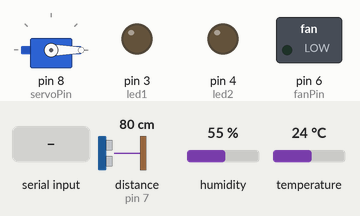
The sketch below on a simulated Arduino Uno, built with avr-gcc and run on an emulated ATmega328P. On the bench: servo, switched loads named in the sketch (green lamp = pin HIGH), output pins drawn as LEDs (lit = HIGH). Inputs (shaded band) come from the test bench; at power-on: temperature 24 °C, distance to the obstacle (sensor on pin 7) 80 cm, humidity 55 %. The echo pulse lasts 58.3 µs per cm; pins used as bus, display or sensor lines are not drawn; what the sketch prints to the serial monitor is not drawn.

Above: at 1.2 s.
1.3 s: "1:\n" received over the second serial link
At 2.3 s:
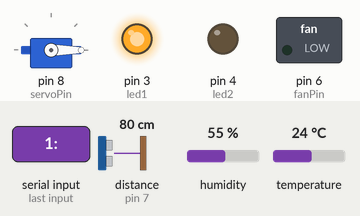
2.8 s: temperature set to 26 °C
At 4.1 s:
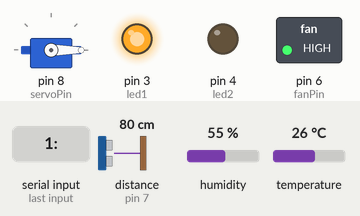
4.8 s: "1:90\n" received over the second serial link
At 6.6 s:
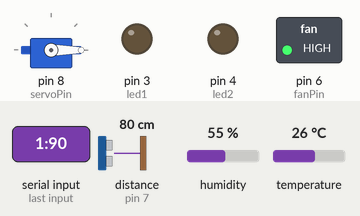
7.3 s: "2:90\n" received over the second serial link
At 8.3 s:
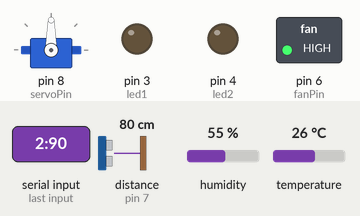
8.8 s: "3\n" received over the second serial link
At 10.0 s:
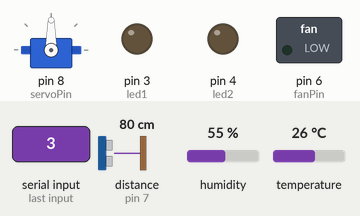
10.3 s: "2:\n" received over the second serial link
At 11.1 s:
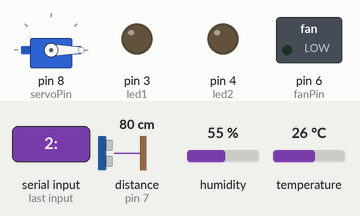
Timing chart, 0 to 12.8 s (numbered marks = the images above; inputs shaded):
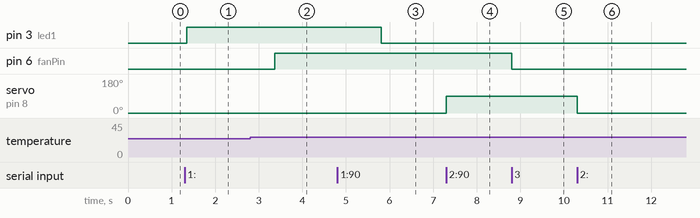

The sketch:

Satelite.ino
```cpp
#include <DHT.h>
#include <SoftwareSerial.h>
#include <Servo.h>
#include <stdbool.h>

#define DHTPIN 2
#define DHTTYPE DHT11

DHT dht(DHTPIN, DHTTYPE);
SoftwareSerial mySerial(10, 11);

Servo miServo;

// === CHECKSUM + VALIDACIÓN ===
uint8_t CheckSum(String msg) {
  uint16_t suma = 0;
  for (int i = 0; i < msg.length(); i++) suma += (uint8_t)msg[i];
  return suma % 256;
}

bool validarMensaje(const String &mensaje, String &contenido) {
  int pos = mensaje.indexOf('|');
  if (pos < 0) return false;
  String cuerpo = mensaje.substring(0, pos);
  int chkRecibido = mensaje.substring(pos + 1).toInt();
  int chkCalculado = CheckSum(cuerpo);
  if (chkRecibido == chkCalculado) {
    contenido = cuerpo;
    return true;
  }
  return false;
}

// === Pines ===
const int led1 = 3;
const int led2 = 4;
const int trigPin = 9;
const int echoPin = 7;
const int servoPin = 8;
const int fanPin = 6; // en teoria son distintos pero solo tenemos un ventilador
const int fanPinvel = 6;

int radarActivo = 0;
int velocidadGiro = 25;
int posActual = 0;
int direccion = 1;
int tiempo = 3000;

int n = 0;
float temp = 0.0;
float hum = 0.0;
float tempmax = 25.00;
float valvel = 0;
float vel = 0;
int cantmedias = 4;


unsigned long proxtiempo = 0;
unsigned long led1tiempo = 0;
unsigned long led2tiempo = 0;
unsigned long tiempolect = 0;
unsigned long tiempoventvel=0;

String data = "";

int controlth = 0;
int servomotor = 0;
int leer = 0;

bool mediaensatelite = true;
bool velactiva = false;

void setup() {
  mySerial.begin(9600);
  Serial.begin(9600);
  dht.begin();

  pinMode(led1, OUTPUT);
  pinMode(led2, OUTPUT);
  pinMode(trigPin, OUTPUT);
  pinMode(echoPin, INPUT);
  pinMode(fanPin, OUTPUT);
  pinMode(fanPinvel, OUTPUT);


  miServo.attach(servoPin);
  miServo.write(posActual);
  Serial.println("Controlador iniciado.");
}

void loop() {

  // ============================================
  // RECEPCIÓN CON VALIDACIÓN CHECKSUM
  // ============================================
  if (mySerial.available()) {
    data = mySerial.readStringUntil('\n');
    data.trim();

    String contenido = "";
    if (!validarMensaje(data, contenido)) {
      return;  // ignorar comando corrupto
    }
    data = contenido;  // usar el cuerpo limpio
  }

  // ====== COMANDOS DE CONTROL ======
  if (data.startsWith("1:")) {
    tiempo = (1000 * data.substring(2).toInt());
    controlth = 1;
    // modifica el tiempo de lectura de datos de tyh
  }

  if (data.startsWith("2:")) {
    int ang = data.substring(2).toInt();
    miServo.write(ang);
    posActual = ang;
    radarActivo = 1;
    servomotor = 0;
    // Mueve el servo a un angulo especifico
  }

  if (data == "3") {
    controlth = 0;
    data = "";
    // para el envio de tyh
  }

  if (data == "4") {
    controlth = 1;
    proxtiempo = millis() + tiempo;
    data = "";
    // reanuda el envio de tyh
  }
  if (data.startsWith("8:")) {
      tempmax = (data.substring(2).toFloat());
      controlth = true;
      // modificamos la temp max
    }
  // ============================================
  // ENVÍO PERIÓDICO T/H CON CHECKSUM
  // ============================================
  if (controlth == 1 && millis() >= proxtiempo) {

    float h = dht.readHumidity();
    float t = dht.readTemperature();

    if (isnan(h) || isnan(t)) {

      String cuerpo = "3";
      uint8_t chk = CheckSum(cuerpo);
      mySerial.print(cuerpo); mySerial.print("|"); mySerial.println(chk);

      digitalWrite(led2, HIGH);
      led2tiempo = millis();
    // hacemos que en cuanto haga un error de lectura informe a tierra
    } else {

      if (mediaensatelite == false) {

        String cuerpo = "1:" + String(h) + ":" + String(t);
        uint8_t chk = CheckSum(cuerpo);
        mySerial.print(cuerpo); mySerial.print("|"); mySerial.println(chk);

        digitalWrite(led1, HIGH);
        led1tiempo = millis();

      } else {

        temp += t;
        hum += h;
        n++;

        if (n == cantmedias) {
          // calcula las medias
          // si la media de temp es mayor a lo deseado enciende el refrigerador
          float avgTemp = temp / (float)cantmedias;
          float avgHum = hum / (float)cantmedias;
          if (avgTemp >= tempmax){
              digitalWrite(fanPin, HIGH);
          } if (avgTemp < tempmax){
              digitalWrite(fanPin, LOW);
          }

          String cuerpo = "M:" + String(avgHum) + ":" + String(avgTemp);
          uint8_t chk = CheckSum(cuerpo);
          mySerial.print(cuerpo); mySerial.print("|"); mySerial.println(chk);

          temp = 0.0;
          hum = 0.0;
          n = 0;
          digitalWrite(led1, HIGH);
          led1tiempo = millis();


        }

      }
    }

    proxtiempo = millis() + tiempo;
  }

  if (data.startsWith("S")) {
    mediaensatelite = true;
    controlth = true;
    // media en satelite
  }
  if (data.startsWith("T")) {
    mediaensatelite = false;
    digitalWrite(fanPin, LOW);
    controlth = true;
    // media en tierra, apaga el refrigerador, a partir de ahora lo maneja tierra
  }
  if (data.startsWith("G")){
    // simula que hemos perdido el satelite asi que lo apagamos todo
    digitalWrite(fanPin, LOW);
    digitalWrite(fanPinvel, LOW);
    digitalWrite(led2, LOW);
    digitalWrite(led1, LOW);
    while (true) {
      // generamos un bucle infinito para simular que hemos perdido el satelite
      // ahora responderá a ningun mensaje, ahora mismo no tiene ninguna utilidad
    }


  }

  if(data.startsWith("F")){
    digitalWrite(fanPin, HIGH); // Fan encendido, desde tierra
  }
  if(data.startsWith("N:") || controlth == false ){
    digitalWrite(fanPin, LOW); // Fan apagado, desde tierra
  }
  if (data.startsWith("V:") || velactiva == true) {
    velactiva = true;
    vel = (data.substring(2).toInt());
    valvel = (vel*25); // restamos 25 para ajustar las inexactitudes del potenciometro (no interpreta bien la vel = 0)
    digitalWrite(fanPinvel, valvel); // Fan encendido
  }
  if (data.startsWith("P:") || data.startsWith("G")){
    velactiva = false;
    digitalWrite(fanPinvel, 0); // Fanvel  apagado, desde tierra
  }
  // controles de tiempo para los leds
  if (led1tiempo != 0 && (millis() - led1tiempo >= 1000)) {
    digitalWrite(led1, LOW);
    led1tiempo = 0;
  }

  if (led2tiempo != 0 && (millis() - led2tiempo >= 1000)) {
    digitalWrite(led2, LOW);
    led2tiempo = 0;
  }

  if (data == "5") {
    radarActivo = 1;
    servomotor = 1;
    // activamos el radar con el barrido
  }

  if (data == "6") {
    servomotor = 0;
    radarActivo = 0;
    // desactivamos el radar y el barrido

  }

  // ============================================
  // RADAR CON CHECKSUM (A: y D:)
  // ============================================
  if (radarActivo){
    if (millis() - tiempolect >= 3000) {

      if (servomotor == 1) {
      miServo.write(posActual);
      }
      int anguloLectura = posActual;

      digitalWrite(trigPin, LOW);
      delayMicroseconds(2);
      digitalWrite(trigPin, HIGH);
      delayMicroseconds(10);
      digitalWrite(trigPin, LOW);

      long duracion = pulseIn(echoPin, HIGH, 20000);
      long distancia = (duracion == 0) ? -1 : duracion / 58;

      if (distancia == -1) {

        String cuerpo = "D:Error";
        uint8_t chk = CheckSum(cuerpo);
        mySerial.print(cuerpo); mySerial.print("|"); mySerial.println(chk);

      } else {

        if (distancia <= 10) {// hacemos que procese aqui si hay algo muy cerca
          String cuerpo = "A:" + String(anguloLectura) + ":" + String(distancia);
          uint8_t chk = CheckSum(cuerpo);
          mySerial.print(cuerpo); mySerial.print("|"); mySerial.println(chk);
        } else {
          String cuerpo = "D:" + String(anguloLectura) + ":" + String(distancia);
          uint8_t chk = CheckSum(cuerpo);
          mySerial.print(cuerpo); mySerial.print("|"); mySerial.println(chk);
        }
      }

      if (servomotor == 1) {
      // ajustamos el servomotor
        posActual += direccion;

        if (posActual >= 180) {
          posActual = 180;
          direccion = -1;

        }
        else if (posActual <= 0) {
          posActual = 0;
          direccion = 1;
        }
      }

      tiempolect = millis();
    }
  }
}
```

Measured:
- the behaviour switches between 24 and 25 °C on temperature (found by bisection; images 1 and 2)
- after the input at 1.3 s, pin 3 (led1): LOW → HIGH after 0.05 s
- after the input at 2.8 s, pin 6 (fanPin): LOW → HIGH after 0.56 s
- after the input at 4.8 s, pin 3 (led1): HIGH → LOW after 1.0 s
- after the input at 7.3 s, servo on pin 8 (servoPin): 0° → 90° at once
- after the input at 8.8 s, pin 6 (fanPin): HIGH → LOW at once
- after the input at 10.3 s, servo on pin 8 (servoPin): 90° → 0° at once
